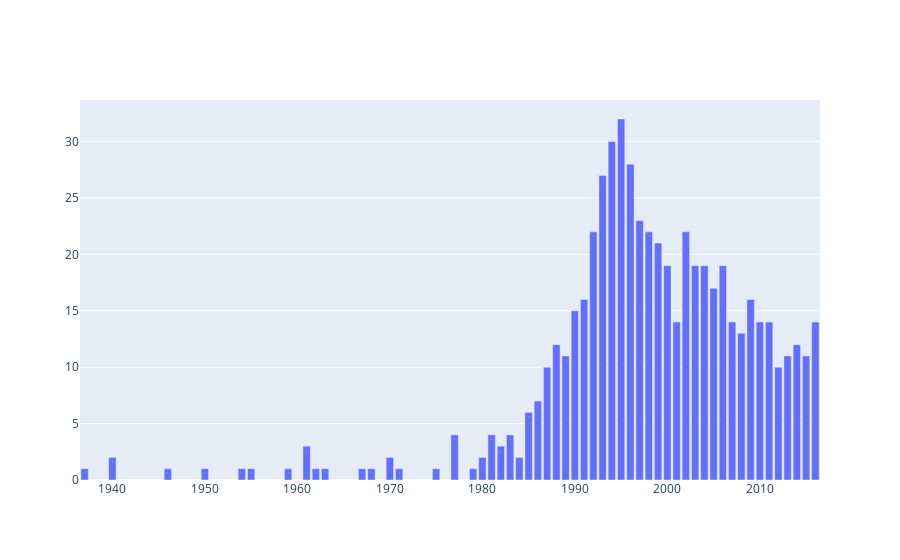

Notebook code cell kept with this figure:
### Code cell
x = df_year.year
y = df_year.movie_title

trace1 = go.Bar(x=x,y=y,text=y)

data = [trace1]
iplot(data)

### Figure 1 — Plotly figure (JSON) as saved in the notebook; plotly's stock layout.template omitted (floating-point values rounded to 4 significant figures)
{"data": [{"text": [32, 30, 28, 27, 23, 22, 22, 22, 21, 19, 19, 19, 19, 17, 16, 16, 15, 14, 14, 14, 14, 14, 13, 12, 12, 11, 11, 11, 10, 10, 7, 6, 4, 4, 4, 3, 3, 2, 2, 2, 2, 1, 1, 1, 1, 1, 1, 1, 1, 1, 1, 1, 1, 1], "type": "bar", "x": [1995, 1994, 1996, 1993, 1997, 2002, 1998, 1992, 1999, 2004, 2003, 2000, 2006, 2005, 1991, 2009, 1990, 2001, 2007, 2010, 2011, 2016, 2008, 1988, 2014, 2015, 1989, 2013, 1987, 2012, 1986, 1985, 1981, 1977, 1983, 1982, 1961, 1980, 1970, 1984, 1940, 1946, 1950, 1954, 1968, 1955, 1959, 1962, 1963, 1967, 1971, 1975, 1979, 1937], "y": [32, 30, 28, 27, 23, 22, 22, 22, 21, 19, 19, 19, 19, 17, 16, 16, 15, 14, 14, 14, 14, 14, 13, 12, 12, 11, 11, 11, 10, 10, 7, 6, 4, 4, 4, 3, 3, 2, 2, 2, 2, 1, 1, 1, 1, 1, 1, 1, 1, 1, 1, 1, 1, 1]}], "layout": {}}
